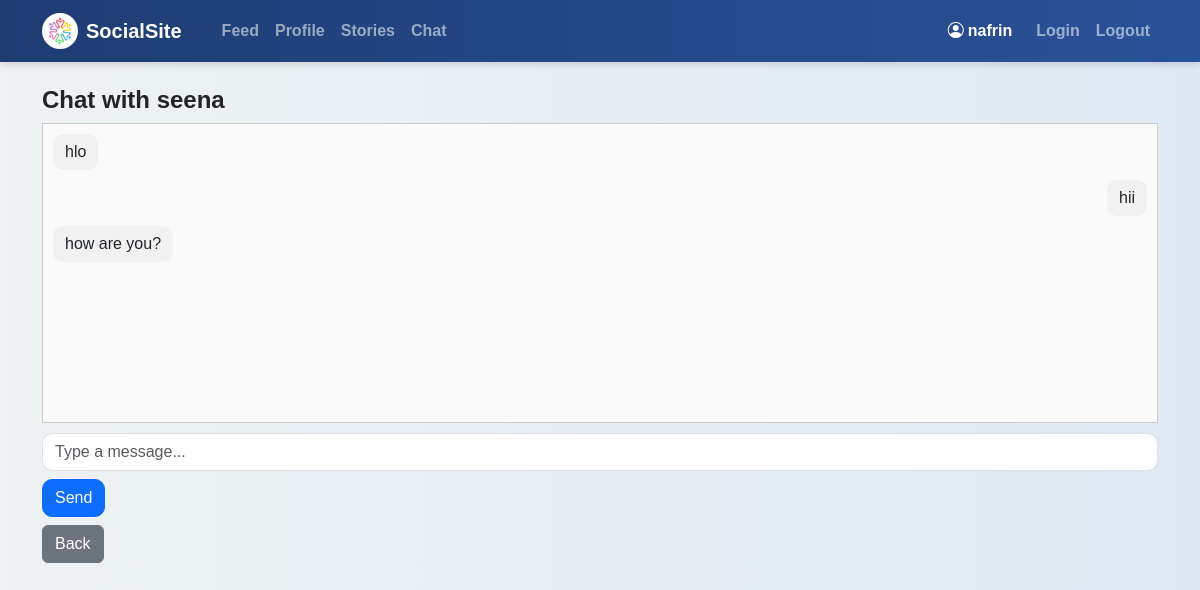
The app's page /chats/1/ (signed in) with its own data.
### posts/models.py (models this page shows, shortened)
class Message(models.Model):
    sender = models.ForeignKey(User, on_delete=models.CASCADE, related_name='sent_messages')
    receiver = models.ForeignKey(User, on_delete=models.CASCADE, related_name='received_messages')
    text = models.TextField()
    timestamp = models.DateTimeField(auto_now_add=True)

### social/views.py (the view, shortened to what this page needs)
# urls.py: path("chats/<int:user_id>/", views.chat_room_page, name="chat_room"),
@login_required
def chat_room_page(request, user_id):
    other_user = User.objects.get(id=user_id)
    messages = Message.objects.filter(
        sender__in=[request.user, other_user],
        receiver__in=[request.user, other_user]
    ).order_by('timestamp')
    return render(request, "social/chat_room.html", {
        "other_user": other_user,
        "messages": messages
    })

### templates/social/chat_room.html (shortened to what this page needs)
{% extends "base.html" %}
{% block content %}
<h4>Chat with {{ other_user.username }}</h4>
<div style="height:300px; overflow-y:auto; border:1px solid #ccc; padding:10px; margin-bottom:10px; background:#fafafa;">
    {% for msg in messages %}
        <div style="margin-bottom:10px; text-align:{% if msg.sender == request.user %}right{% else %}left{% endif %};">
            <span style="background:#f1f1f1; padding:6px 12px; border-radius:10px; display:inline-block;">
                {{ msg.text }}
            </span>
        </div>
    {% empty %}
        <p>No messages yet.</p>
    {% endfor %}
</div>
<form method="POST">
    <input type="text" name="message" class="form-control mb-2" placeholder="Type a message...">
    <button class="btn btn-primary">Send</button>
</form>
<a href="{% url 'chat_list' %}" class="btn btn-secondary mt-2">Back</a>
{% endblock %}

### templates/base.html (shortened to what this page needs)
{% load static %}
<!DOCTYPE html>
<html>
<head>
    <link href="https://cdn.jsdelivr.net/npm/bootstrap@5.3.3/dist/css/bootstrap.min.css" rel="stylesheet">
    <link rel="stylesheet" href="https://cdn.jsdelivr.net/npm/bootstrap-icons@1.11.3/font/bootstrap-icons.css">
    <link rel="stylesheet" href="{% static 'css/style.css' %}">
</head>
<body>
<nav class="navbar navbar-expand-lg navbar-dark" style="background: linear-gradient(to right, #1e3c72, #2a5298); box-shadow: 0 2px 8px rgba(0,0,0,0.15);">
  <div class="container">
    <a class="navbar-brand d-flex align-items-center fw-bold" href="{% url 'feed' %}">
      <img src="{% static 'img/logo.jpg' %}" width="36" height="36" class="me-2 rounded-circle">
      SocialSite
    </a>
    <div class="collapse navbar-collapse" id="mainNavbar">
      <ul class="navbar-nav me-auto ms-3">
        <li class="nav-item">
          <a class="nav-link fw-semibold" href="{% url 'feed' %}">Feed</a>
        </li>
        <li class="nav-item">
          <a class="nav-link fw-semibold" href="{% url 'profile' %}">Profile</a>
        </li>
        <li class="nav-item">
         <a class="nav-link fw-semibold" href="{% url 'stories_page' %}">Stories</a>
        </li>
        <li class="nav-item">
          <a class="nav-link fw-semibold" href="{% url 'chat_list' %}">Chat</a>
        </li>
      </ul>
      <span class="navbar-text text-white fw-semibold me-3">
        <i class="bi bi-person-circle me-1"></i>{{ request.user.username }}
      </span>
      <ul class="navbar-nav">
        <li class="nav-item">
          <a class="nav-link fw-semibold" href="/accounts/login/">Login</a>
        </li>
        <li class="nav-item">
          <a class="nav-link fw-semibold" href="/accounts/logout/">Logout</a>
        </li>
      </ul>
    </div>
  </div>
</nav>
<div class="container mt-4">
    {% block content %}
    {% endblock %}
</div>
</body>
</html>

### static/css/style.css (style rules this page uses)
body { background: linear-gradient(to right, #eef2f3, #dfe9f3); font-family: Arial, sans-serif; }
h2, h3, h4, h5 { font-weight: 700; }
input, textarea { border-radius: 10px !important; }
button { border-radius: 10px !important; }

### records on screen
Message: text "hlo"
Message: text "hii"
Message: text "how are you?"

### other values on screen
{{ request.user.username }} "nafrin"
{{ other_user.username }} "seena"
